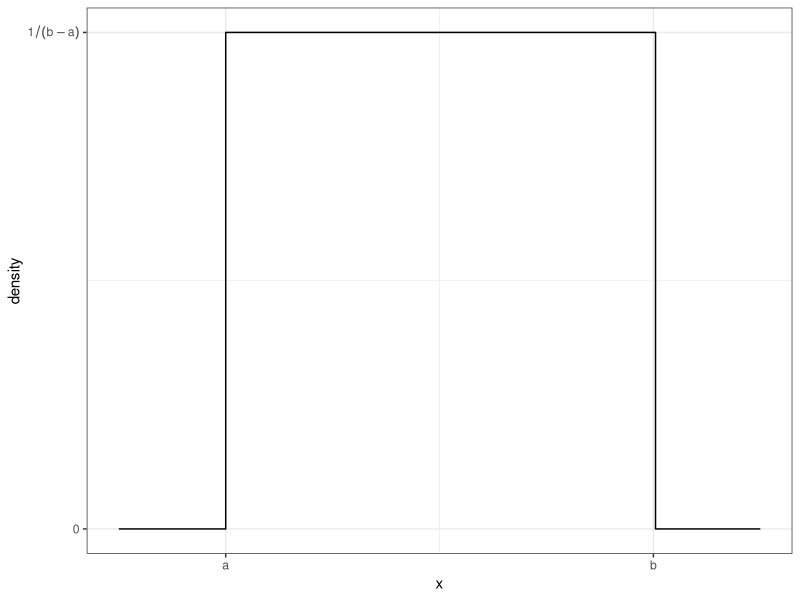
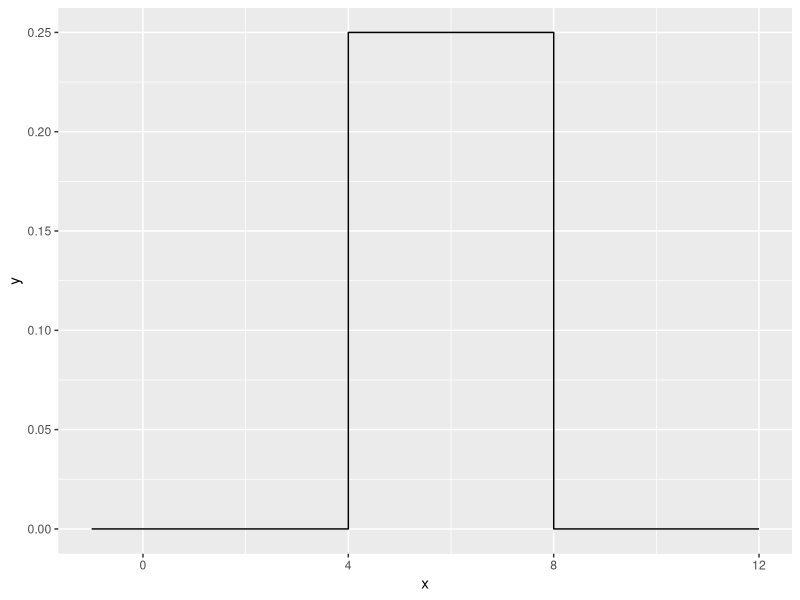
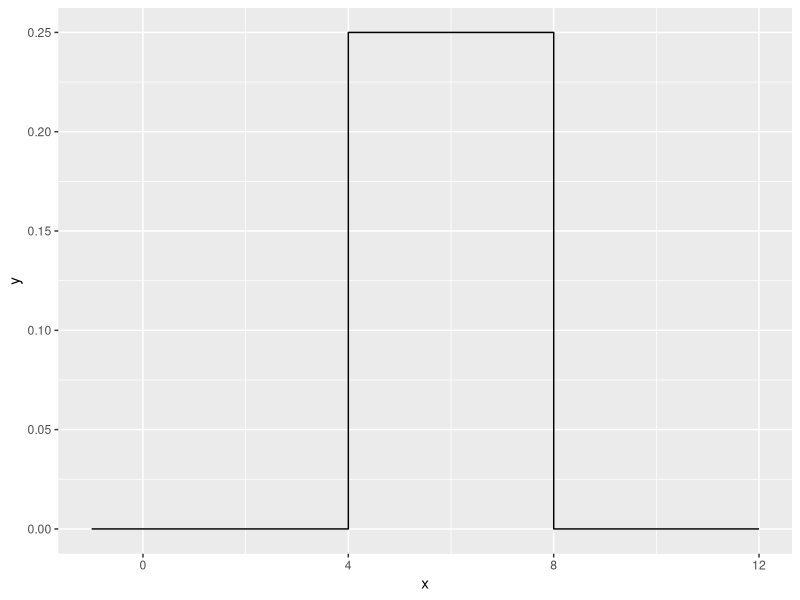
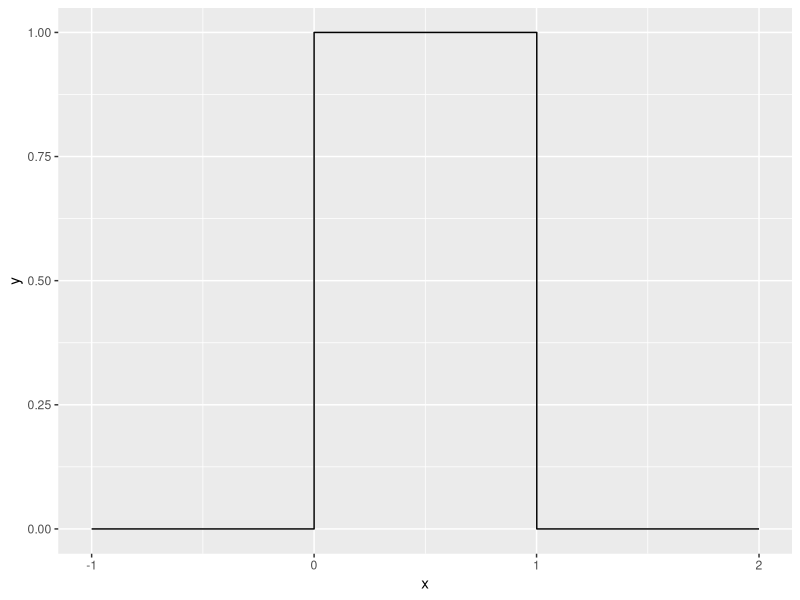
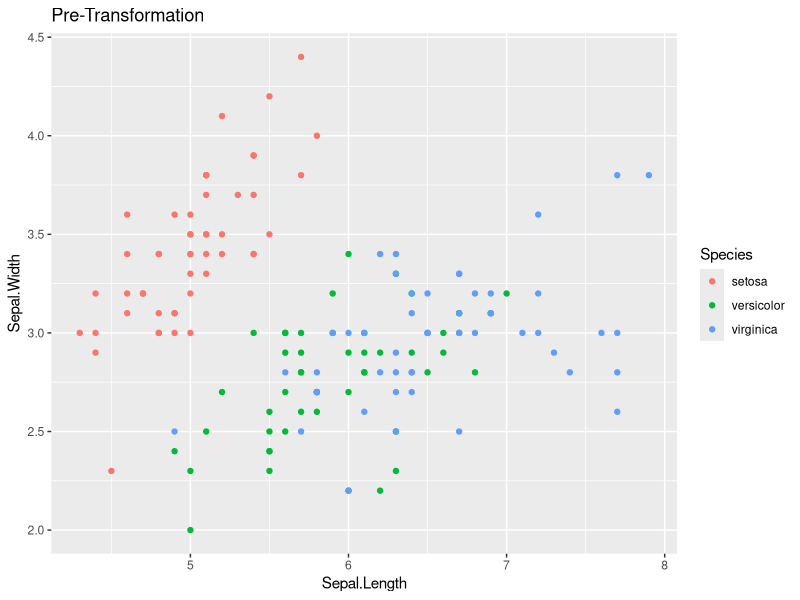
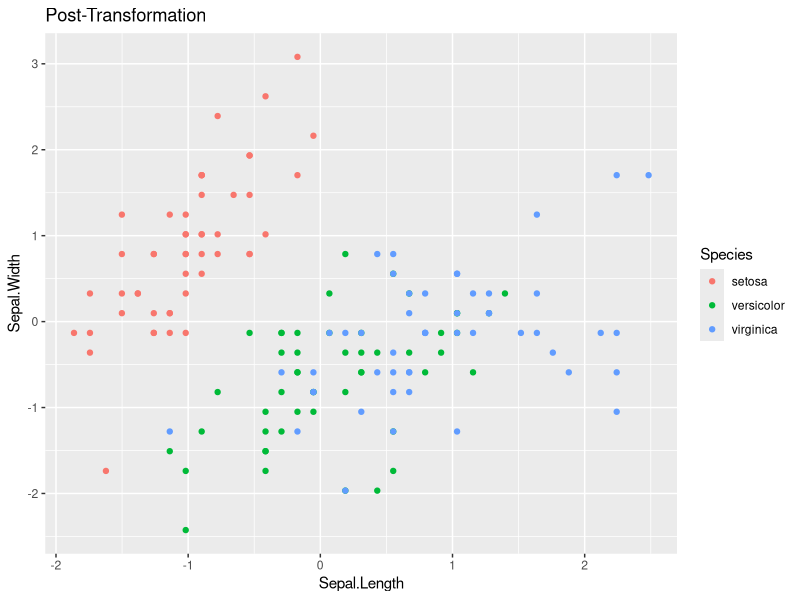

Generate these figures, in order, with R:
## ---- chunk 1
knitr::opts_chunk$set(echo = TRUE)
library(ggplot2) 
library(dplyr) 
## ---- chunk 2

data <- data.frame(x = seq(-.25,1.25, length=301)) 
data <- data %>% mutate( y = dunif(x,0,1) ) 
ggplot(data, aes(x=x, y=y)) +
  geom_step() +   # geom_step is similar to geom_line() but for step functions
  scale_x_continuous( breaks=c(0,1), labels=c('a','b') ) +
  scale_y_continuous( breaks=c(0,1), labels=c(0,expression(1 / (b-a) )) ) +
  labs(y='density') + theme_bw()
## ---- chunk 3
duniform1a <- function(x, a, b)
  {
  if ((a <= x) && (x <= b)) 
    {
    output1 <- 1 / (b - a)
    } 
  else 
    {
    output1 <- 0
    }
  return(output1) 
  }

a <- 4
b <- 8

duniform1a(x = 1, a = a, b = b)
duniform1a(x = 5, a = a, b = b)
duniform1a(x = 10, a = a, b = b)
## ---- chunk 4
duniform1b <- function(x, a, b) 
  {
    output1 <- numeric(length(x))

    for (i in seq_along(x)) 
      {
      if ((a <= x[i]) && (x[i] <= b)) 
        {
        output1[i] <- 1 / (b - a)
        }
      else 
        {
        output1[i] <- 0
        }
      }

    return(output1)
  }
## ---- chunk 5
data.frame( x=seq(-1, 12, by=.001) ) %>%
  mutate( y = duniform1b(x, 4, 8) ) %>%
  ggplot( aes(x=x, y=y) ) +
  geom_step()
## ---- chunk 6
microbenchmark::microbenchmark( duniform1b( seq(-4,12,by=.0001), 4, 8), times=100)
## ---- chunk 7
duniform1d <- function(x, a, b) 
  {
  ifelse(a <= x & x <= b, 1 / (b - a), 0)
  }
## ---- chunk 8
data.frame( x=seq(-1, 12, by=.001) ) %>%
  mutate( y = duniform1d(x, 4, 8) ) %>%
  ggplot( aes(x=x, y=y) ) +
  geom_step()
## ---- chunk 9
microbenchmark::microbenchmark( duniform1d( seq(-4,12,by=.0001), 4, 8), times=100)
## ---- chunk 10
duniform2 <- function(x, a = 0, b = 1) {
  output <- ifelse(a <= x & x <= b, 1 / (b - a), 0)
  return(output)
}

data.frame( x=seq(-1, 2, by=.001) ) %>%
  mutate( y = duniform2(x) ) %>%
  ggplot( aes(x=x, y=y) ) +
  geom_step()
## ---- chunk 11
standardize <- function(x){
  output <- (x - mean(x)) / sd(x)
  return(output)
}
## ---- chunk 12
data( 'iris' )
# Graph the pre-transformed data.
ggplot(iris, aes(x=Sepal.Length, y=Sepal.Width, color=Species)) +
  geom_point() +
  labs(title='Pre-Transformation')

# Standardize all of the numeric columns
# across() selects columns and applies a function to them
# there column select requires a dplyr column select command such
# as starts_with(), contains(), or where().  The where() command
# allows us to use some logical function on the column to decide
# if the function should be applied or not.
iris.z <- iris %>% mutate( across(where(is.numeric), standardize) )

# Graph the post-transformed data.
ggplot(iris.z, aes(x=Sepal.Length, y=Sepal.Width, color=Species)) +
  geom_point() +
  labs(title='Post-Transformation')
## ---- chunk 13
FizzBuzz <- function(n)
  {
  output <- 1:n
  for(i in output)
    {
    if(i %% 3 == 0 & i %% 5 == 0) output[i] <- 'Fizz-Buzz' 
    # If i is divisible by both 3 and 5, replace w "Fizz-Buzz"
    if(i %% 3 == 0 & i %% 5 != 0) output[i] <- 'Fizz'
    # If i is divisible by 3 but not 5, replace w "Fizz"
    if(i %% 3 != 0 & i %% 5 == 0) output[i] <- 'Buzz' 
    # If i is divisible by 5 but not 3, replacew "Buzz"
    if(i %% 3 != 0 & i %% 5 != 0) output[i] <- i 
    # If i is divisible by neither 3 nor 5, keep i
    }
  return(output) 
  }

FizzBuzz(50)
